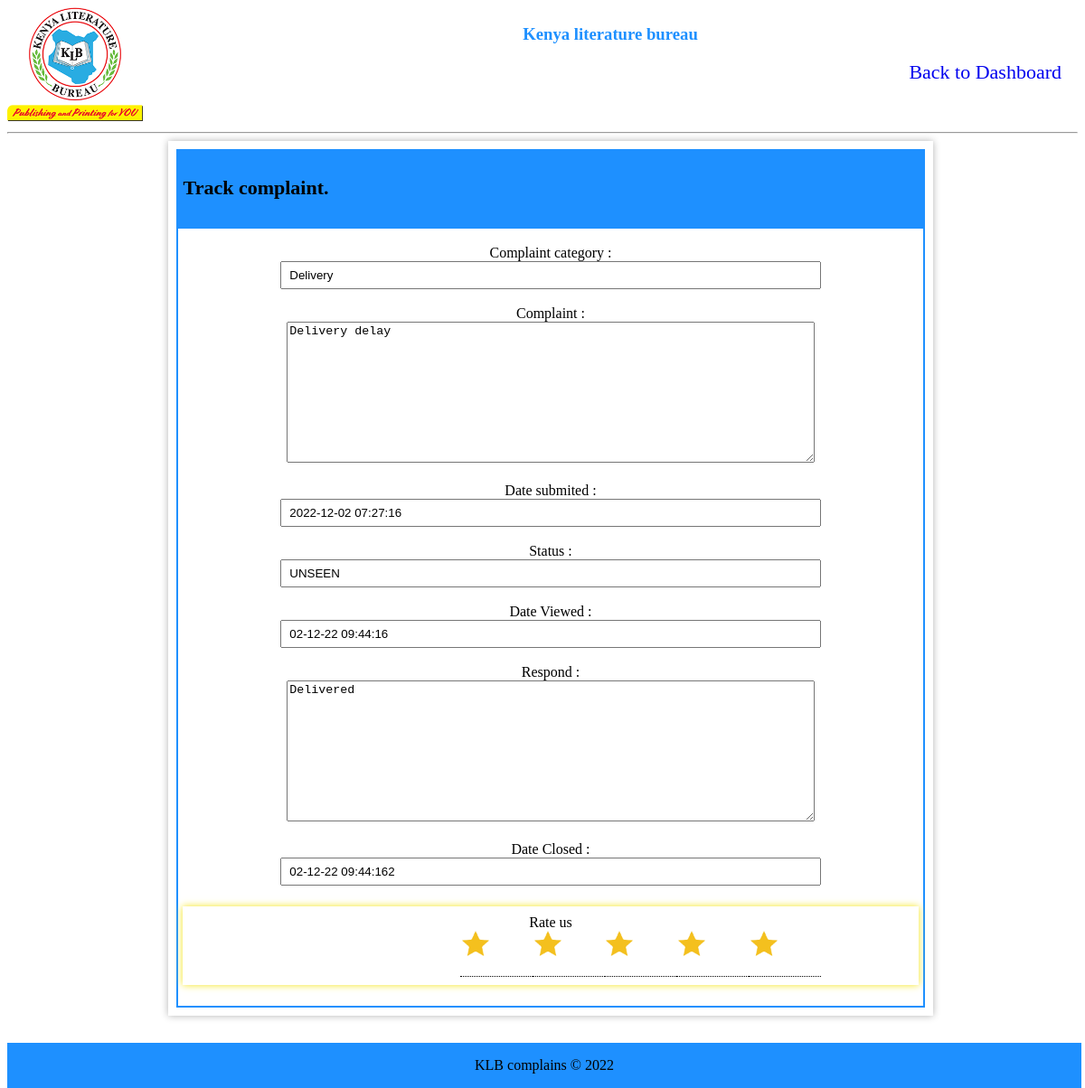
Page /viewcomplaint.php?editcomplaintid=5 (signed in) on the committed database.
### tables this page shows
CREATE TABLE `tblcomplains` (
  `COUNTER` int(11) NOT NULL,
  `ID` varchar(255) NOT NULL,
  `CATEGORYID` varchar(255) NOT NULL,
  `COMPLAIN` varchar(1024) NOT NULL,
  `DATEVIEWED` varchar(55) NOT NULL,
  `DATEADDED` timestamp NOT NULL DEFAULT CURRENT_TIMESTAMP ON UPDATE CURRENT_TIMESTAMP,
  `STATUS` int(1) NOT NULL,
  `DATECONCLUDED` varchar(55) NOT NULL,
  `CONCLUSION` varchar(1024) NOT NULL
);

### viewcomplaint.php (the view, shortened to what this page needs)
<?php
   require_once('connection.php');
 ?>
 <?php
$complaintid = $_GET['editcomplaintid'];
$sql = "SELECT * FROM tblcomplains WHERE COUNTER = '{$complaintid}'  ";
$result = $conn->query($sql);
  $row = $result->fetch_assoc();
 ?>
<!DOCTYPE html>
<html>
<head>
	<link rel="stylesheet" type="text/css" href="styles/index.css">
    <link rel="stylesheet" type="text/css" href="styles/complaint.css">
    <link rel="stylesheet" type="text/css" href="styles/viewcomplaint.css">
</head>
<body>
<div class="myheader">
	<div class="logoholder"><img src="assets/logo.png" width="150px"></div>
     <div class="headerdetails">
     	<div class="websitename">
          <center><h3>Kenya literature bureau</h3></center>
     	 </div>
     	<div class="navbar">
            <a href="dashboard.php">Back to Dashboard</a>&nbsp; &nbsp;
     	</div>
      </div>
</div>
<hr>
<div class="complaint-form-holder">
    <div class="complaint-guide">
        <p>Track complaint.</p>
    </div>
    <div class="complaint-form">
        <br><center>
            <label>Complaint category :</label><br>
         <input type="text" name="" value="<?php echo $row["CATEGORYID"];  ?>" class="myinputview">
        <br><br>
        <label>Complaint  :</label><br>
        <textarea placeholder="Type your complaint here" class="mytextarea" rows="10"><?php echo $row["COMPLAIN"];  ?></textarea><br><br>
        <label>Date submited :</label><br>
         <input type="text" name="" value="<?php echo $row["DATEADDED"];  ?>" class="myinputview">
         <br><br>
        <label>Status :</label><br>
         <input type="text" name="" value="<?php if ($row["STATUS"] == 1){
                echo "UNSEEN";
             }else if($row["STATUS"] == 2){
                echo "PENDING";
             }else{
                echo "CLOSED";
             }
               ?>" class="myinputview">
         <br><br>
        <label>Date Viewed :</label><br>
         <input type="text" name="" value="<?php echo $row["DATEVIEWED"];  ?>" class="myinputview">
         <br><br>
        <label>Respond  :</label><br>
        <textarea placeholder="Type your complaint here" class="mytextarea" rows="10"><?php echo $row["CONCLUSION"];  ?></textarea>
        <br><br>
        <label>Date Closed :</label><br>
         <input type="text" name="" value="<?php echo $row["DATECONCLUDED"];  ?>2" class="myinputview">
        <br><br>
        <div class="rate-bar">
            <label>Rate us</label>
              <div class="star-holder">
                 <div class="one-star tooltip">
                     <img src="assets/star.png" width="30px">
                 </div>
                  <div class="one-star tooltip">
                     <img src="assets/star.png" width="30px">
                 </div>
                  <div class="one-star tooltip">
                     <img src="assets/star.png" width="30px">
                 </div>
                  <div class="one-star tooltip">
                     <img src="assets/star.png" width="30px">
                 </div>
                  <div class="one-star tooltip">
                     <img src="assets/star.png" width="30px">
                 </div>
              </div>
        </div>
        </center>
        <br>
    </div>
</div>
<br><br><br><br>
<div class="footer">
    <center>
    KLB complains &copy; 2022
    </center>
</div>
</body>
</html>

### styles/index.css (style rules this page uses)
.myheader { display: flex; }
.websitename { background: #fff; width: 100%; color: dodgerblue; }
.headerdetails { width: 100%; }
.navbar { float: right; }
.navbar a { text-decoration: none; font-size: 22px; padding: 4px 6px; border-top-left-radius: 5px; border-top-right-radius: 5px; transition: 1s ease; }
.footer { background: dodgerblue; padding-top: 16px; padding-bottom: 16px; bottom: 0; position: fixed; align-items: center; align-content: center; margin-bottom: 0px; width: 99%; }

### styles/complaint.css (style rules this page uses)
.complaint-form-holder { width: 70%; border: 1px solid #fff; box-shadow: 0 0 0.5rem 0 rgba(0 ,0,0,0.3); padding: 8px; background: #fff; margin-left: 15%; }
.complaint-guide { background: dodgerblue; font-size: 22px; font-weight: bold; color: #000000; padding: 8px; }
.complaint-form { border: 2px solid dodgerblue; }
.mytextarea { width: 70%; }
.myinputview { width: 70%; padding: 6px 8px; }

### styles/viewcomplaint.css (style rules this page uses)
.rate-bar { flex: 1 1 300px; flex: 0 1 300px; margin: 5px; border: 1px solid #fff; box-shadow: 0 0 0.5rem 0 rgba(245, 229, 27, 1); padding: 8px; background: #fff; }
.star-holder { display: flex; width: 50%; margin-left: 25%; }
.tooltip { position: relative; display: inline-block; border-bottom: 1px dotted black; }

### rows in the picture
tblcomplains: CATEGORYID "Delivery", COMPLAIN "Delivery delay", DATEADDED "2022-12-02 07:27:16", STATUS "UNSEEN", DATEVIEWED "02-12-22 09:44:16", CONCLUSION "Delivered", DATECONCLUDED "02-12-22 09:44:162"
